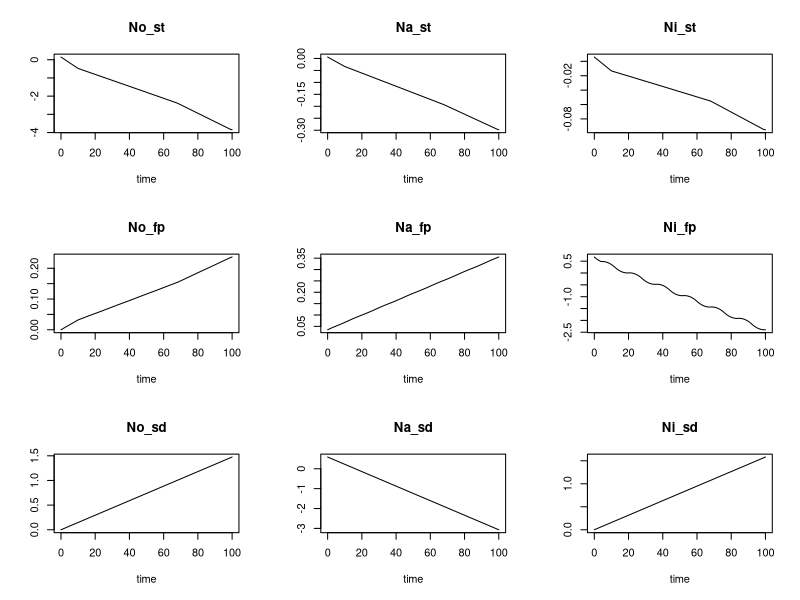
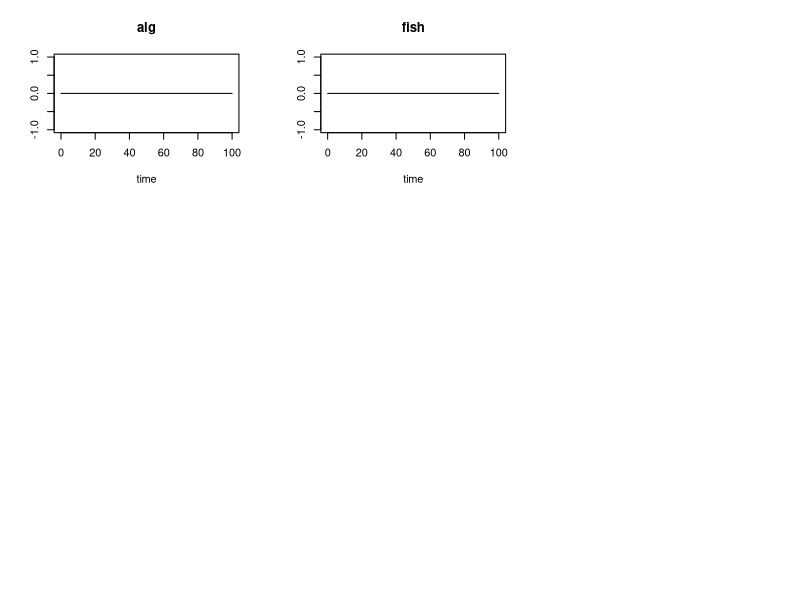
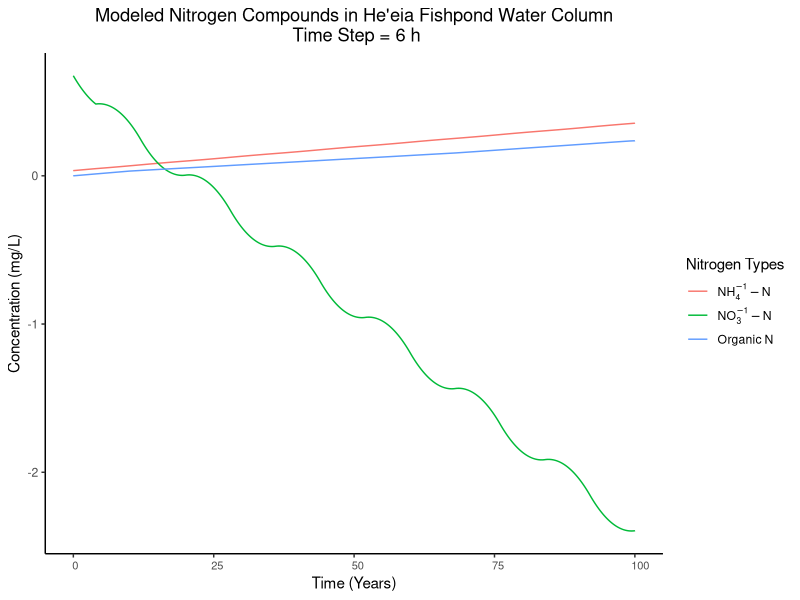

Reproduce these figures in R, in order.
## ---- chunk 1
knitr::opts_chunk$set(echo = TRUE)
## ---- chunk 2
library(deSolve)
library(tidyverse)
library(ggplot2)
## ---- chunk 3
fish_func_pfr_6 <- function(t, state, pars) {
  with(as.list(c(state6, pars6)), {

    # define physical parameters of ecosystem 
    h_st = 0.5 # average depth of stream [m]
    l_st = 700 # length of interest for He‘eia Stream [m]
    w_st = 15 # approximate width of stream [m]
    
    A_fp = 360000 # approximate area of fishpond [m^2]
    h_fp = 0.4 # average depth of fishpond water column [m]
    
    A_sed = 360000 # approximate area of sediment [m^2]
    h_sed = 0.005 # depth of sediment of interest in meters [m]
    
    # define volumes of compartments - m^3
    V_st = h_st*l_st*w_st # stream
    V_fp = A_fp*h_fp # fishpond water
    V_sed = A_sed*h_sed # fishpond sediment
    
    # temperature in ºC
    T_max = 35.2 # maximum in the summer
    T_min = 20.5 # minimum in the winter
    T1 = (T_max - T_min)/2 * (sin(2*pi*t - pi/2) + 1) + T_min
    
    k_fd = (0.0256 + 0.0123*T1)/4 # fish mortality rate [1/6hr]
    
    # define flow terms
    Q_st = 3500 # average He‘eia stream flow conditions
    
    # Tidal exchange
    # Tide cycles in Hawai'i are mixed such that there are two tide cycles in a 24 hour and 50 minute 
    # period with each cycle occuring in about 12 hours and 25 minutes. However, the tidal heights of
    # the two tides are not equal (e.g. one high tide is higher, and one low tide is lower). 
    # For simplicity of this model, the tidal cycles are modeled as semidiurnal (two tide cycles per 
    # day with equal heights). The time of each flood and ebb tide period is estimated at 6 hours for 
    # simplicity.
    
    # Spring Flood Tide -> 896,000 m^3/d, spring Ebb Tide -> -904,000 m^3/d
    # Neap Flood Tide -> 536,000 m^3/d, Neap Ebb Tide -> -482,000 m^3/d
    E_tide_spring = -8300 / 4 # difference between spring flood and spring ebb tide m^3/6hr
    E_tide_neap = 54000 / 4 # difference between neap flood and neap ebb tide m^3/6hr

    daily_tide_diff = (E_tide_neap - E_tide_spring)/8
    
    if (t < 4){
      Q_tide = E_tide_neap - t*daily_tide_diff
    }
    else{
      if (((t-4) %% 16) == 0){
        Q_tide = E_tide_spring
      }
        else if (((t-4) %% 16) > 0 && ((t-4) %% 16) < 8)
        {
          Q_tide = E_tide_spring + ((t-4) %% 16)*daily_tide_diff
        }
        else if (((t-4) %% 16) == 8)
        {
             Q_tide = E_tide_neap
        }
        else if (((t-4) %% 16) > 8 && ((t-4) %% 16) <= 16)
        {
          Q_tide = E_tide_neap - (((t-4)%%16)-8)*daily_tide_diff
        }
      }
        
     
    # Specify temporal variability in He'eia stream flow rate based on mean
    # measurements from July 2014-July 2015
    if (t < 10) 
    {
        # End of July 2014
        Q_st = 8860 # m^3/day
    }
    else if (t > 9 && t < 40) 
    {
        # Aug 2014
        Q_st = 4620 # m^3/day
    }
    else if (t > 39 && t < 68) 
    {
        # Sept 2014
        Q_st = 4650 # m^3/day
    }
    else if (t > 67 && t < 99) 
    {
        # Oct 2014
        Q_st = 6560 # m^3/day
    }
    else if (t > 98 && t > 129) 
    { 
        # Nov 2014
        Q_st = 4970 # m^3/day
    }
    else if (t > 128 && t < 160) 
    {
       # Dec 2014 
       Q_st = 4580 # m^3/day
    }
    else if (t > 159 && t < 191) 
    {
       # Jan 2015 
       Q_st = 4130 # m^3/day
    }
    else if (t > 190 && t < 219) 
    { 
       # Feb 2015 
       Q_st = 3990 # m^3/day
   }
    else if (t > 218 && t < 250) 
    {
       # March 2015 
       Q_st = 3940 # m^3/day
    }
    else if (t > 249 && t < 280) 
    {
       # April 2015
       Q_st =  3840 # m^3/day
    }
    else if (t > 279 && t < 312) 
    {
       # May 2015
       Q_st =  3600 # m^3/day
    }
    else if (t > 311 && t < 342) 
    {
       # June 2015
       Q_st =  4160 # m^3/day
    } 
    else if (t > 341) 
    {
      # remainder of July 2015
       Q_st = 3770 # m^3/day
    }
    
    Q_st = Q_st/4 # convert from m^3/d to m^3/6hr
    
    No_in_taro = 0.148*Q_st # loading of organic N runoff from taro agriculture [g/6hr]
    Na_in_taro = 0.006*Q_st # loading of ammonia N runoff from taro agriculture [g/6h]
    Ni_in_taro = 0.006*Q_st # loading of nitrate N runoff from taro agriculture [g/6h]
       # Stream organic N
  dNo_st <- (No_st - Q_st*No_st+(-k_oa*No_st + k_ao*Na_st)*V_st)/V_st
  # Stream ammonium
  dNa_st <- (Na_st - Q_st*Na_st+(k_oa*No_st-(k_ao+k_nit+k_av)*Na_st + k_nit_red*Ni_st)*V_st)/V_st
  # Stream nitrate    
  dNi_st <- (Ni_st - Q_st*Ni_st + (k_nit*Na_st-k_nit_red*Ni_st)*V_st)/V_st
  # Fishpond water organic N
  dNo_fp <- ((Q_st*No_st+((-k_oa-k_s)*No_fp+k_ao*Na_fp+k_r*No_sd)*V_fp + Q_tide*(C_No_ocean-No_fp)))/V_fp
  # Fishpond water ammonium    
  dNa_fp <- (Q_st*Na_st + (k_oa*No_fp - (k_ao+k_nit+k_av+k_s)*Na_fp + k_r*Na_sd)*V_fp+Q_tide*
             (C_Na_ocean-Na_fp)-((a_Na*k_g20*((Na_fp+Ni_fp)/(k_SN+No_fp+Ni_fp))+a_Na*k_ra)*alg))/V_fp
  # Fishpond water nitrate    
  dNi_fp <- (Q_st*Ni_st + (k_nit*Na_fp-k_s*Ni_fp+k_r*Ni_sd)*V_fp + Q_tide*(C_Ni_ocean-Ni_fp)-
             ((a_Na*k_g20*((Na_fp+Ni_fp)/(k_SN+Na_fp+Ni_fp)) + a_Na*k_ra)*alg))/V_fp
  # Sediment organic N    
  dNo_sd <- ((k_s*No_fp-(k_oa+k_b+k_r)*No_sd + k_ao*Na_sd)*V_sed)/V_sed
  # Sediment ammonium
  dNa_sd <- ((k_s*Na_fp + k_oa*No_sd-(k_ao+k_nit_sed+k_r+k_b)*Na_sd + k_nit_red*Ni_sd)*V_sed)/V_sed
  # Sediment nitrate    
  dNi_sd <- ((k_s*Ni_fp+k_nit_sed*Na_sd-(k_denit+k_nit_red+k_r+ k_b)*Ni_sd)*V_sed)/V_sed
  # Algae density
  dalg <- (((a_Na*k_g20*((Na_fp+Ni_fp)/(k_SN+Na_fp+Ni_fp))-k_ra -((Q_st-Q_tide)/V_fp)))*
           alg*(1-alg/K_alg)-k_ac*fish*alg)
      
  # Fish density
      
  # When algae density drops below a critical level, fish growth declines and fish begin to die off 
  # until algae density increases again in response to predator decline
  if (alg < 500) 
  {
    dfish <- -k_fd*fish
  }
  else 
  {
    dfish <- (k_fg*alg-k_fd)*fish
  }
  
  return(list(c(No_st = dNo_st, Na_st = dNa_st, Ni_st = dNi_st, No_fp = dNo_fp, Na_fp = dNa_fp, Ni_fp = dNi_fp, No_sd = dNo_sd, Na_sd = dNa_sd, Ni_sd = dNi_sd, alg = dalg, fish = dfish)))

})
}
## ---- chunk 4

t6 <- seq(0, 100, by = 1/365/4) # spinning up over 100 years with a daily time step

# TSS export from Kako'o marshland 2013 to 2017 was 18.5 mg/L

pars6 <- c(
      k_oa = 0.01/4, # conversion of organic N to ammonium N [1/6hr]
      k_ao = 0.1/4, # conversion of ammonium N to organic N [1/6hr]
      k_nit = 0.5/4, # nitrification in water column [1/6hr]
      k_nit_red = 0.1/4, # reduction of nitrate N to ammonium N [1/6hr]
      k_av = 0.7/4, # ammonium to ammonia volatilization rate [1/6hr]
      k_nit_sed = 0.05/4, # nitrification rate in the sediment [1/6hr]
      k_denit = 0.01/4, # denitrification rate constant [1/6hr]
      
      # Fishpond water-sediment exchange rate constants
      k_r = 0.1/4, # resuspension rate [1/6hr]
      k_s = 0.05/4, # settling rate [1/6hr]
      k_b = 0.001/4, # burial removal rate [1/6hr] 
      
      # fish and algae rates and constants
      a_Na = 0.2, # ratio of nitrogen to Chla in algae [g N/g Chla]
      k_ra = 0.025/4, # algae respiration rate [1/6hr]
      k_SN = 0.15, # half-saturation constant for N uptake [gN/m^3]
      k_g20 = 1.5/4, # algae growth rate constant at 20 degrees C [1/6hr]
      k_fg = 0.015/4, # rate of fish growth due to algae consumption [1/6hr]
      k_ac = 0.0012/4, # rate of algae consumption by fish [1/6hr]
      K_alg = 5000, # carrying capacity of algae [g/m^3]
      
      # nitrogen concentrations in ocean - units g/m^3
      C_No_ocean = 0.001,
      C_Na_ocean = 0.04, 
      C_Ni_ocean = 0.02
)

# there will be seasonal variability in the baseline nitrogen forms present in the stream, fishpond and sediment based on tides, timing of nitrogen applications to the lo‘i, precipitation

# specify initial concentrations of nitrogen forms (g/m^3) and for algae and fish (g/m^2)

# Information on nitrogen output from Kako‘o taro agriculture from Bremer, et al 2018: total N is 0.16 
# (+/- 0.08) g/m^3 with nitrate N 0.006 (+/- 0.014) g/m^3 and ammonia N at 0.006 (+/- 0.006) g/m^3
# these represent an order of magnitude smaller ammonia and nitrate N composition from before

# Nitrogen in FP water column (no measures of organic N):
# summer mean:
# nitrate = 0.66 g/m^3
# ammonium = 0.02 g/m^3

# winter mean:
# nitrate = 0.69 g/m^3
# ammonium = 0.05 g/m^3

# low measured levels of nitrite (0.01 and 0.02 g/^3 in winter and summer, respectively)

# Sediment nitrogen concentrations based on the Briggs, et al paper from 2013 on coastal endmembers

# conversion factor for NH4-N: 1 mg NH4/l = 55.4 umol NH4/l

# In the first 1cm of sediment:
# ammonium (in terrogenous near egret island): 0.54 g/m^3 (~30 uM)
# ammonium (in carbonate sediment in more central part of pond): 0.63 g/m^3 (~35 uM)

# 0.59 g/m^3 average

# organic N: 

# waiting on organic N in FP and sediment, nitrate in sediment.


state6 <- c(No_st = 0.148, # stream initial organic N [g/m^3]
           Na_st = 0.006, # stream initial ammonium [g/m^3]
           Ni_st = 0.006, # stream initial nitrate [g/m^3]
           No_fp = 0, # fishpond initial organic N [g/m^3]
           Na_fp = 0.035, # fishpond initial ammonium [g/m^3]
           Ni_fp = 0.675, # fishpond initial nitrate [g/m^3]
           No_sd = 0, # fishpond sediment initial organic N [g/m^3]
           Na_sd = 0.59, # fishpond sediment initial ammonium [g/m^3]
           Ni_sd = 0, # fishpond sediment initial nitrate [g/m^3]
           alg = 0,    # fishpond initial algae [g/m^3]
           fish = 0) # fishpond initial fish mass



## ---- chunk 5
fp6_out <- ode(y = state6, times = t6, func = fish_func_pfr_6, parms = pars6)
## ---- chunk 6
plot(fp6_out)
## ---- chunk 7
fp_df6 <- as.data.frame(fp6_out)
## ---- chunk 8
# Make a nice ggplot with desired content
fp_water6 <- fp_df6 %>% 
  select(time, No_fp, Na_fp, Ni_fp) %>% 
  gather('No_fp', 'Na_fp', 'Ni_fp', key = "nitrogen", value = "concentration")
n_fp6_plot <- ggplot(data = fp_water6, aes(x = time, y = concentration, col=nitrogen)) +
  geom_line() +
  guides(fill=FALSE) +
  labs(title = "Modeled Nitrogen Compounds in He'eia Fishpond Water Column\n Time Step = 6 h", x = "Time (Years)", y = "Concentration (mg/L)") +
  theme(axis.text.x= element_text(size = 8, hjust = .2), panel.grid.major = element_blank(), panel.grid.minor = element_blank(),panel.background = element_blank(), axis.line = element_line(colour = "black"), plot.title = element_text(hjust = 0.5)) +
  scale_colour_hue(name="Nitrogen Types",
                         breaks=c("Na_fp", "Ni_fp", "No_fp"),
                        labels = c(as.expression(bquote(NH[4]^-1-N)), 
         as.expression(bquote(NO[3]^-1-N)), 
         "Organic N"))

n_fp6_plot
## ---- chunk 9
